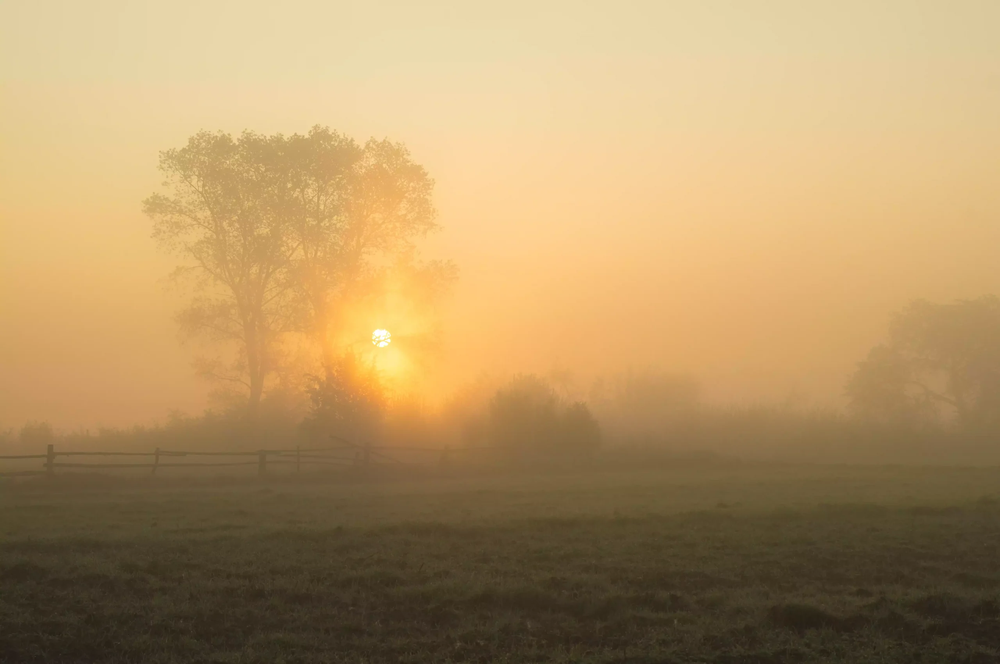
#> input picture ImageAQI/image.png, 1000 x 664 px, shrunk from 2560 x 1701 before the run
$ python haze_features.py
#> lines starting #> are read from the running program, lines starting #| are printed output that depends on the picture; long printed decimals are rounded
import cv2
import numpy as np
from scipy.ndimage import median_filter


class HazeFeatureExtractor:
    def __init__(self):
        self.dark_channel_window = 15
        self.transmission_window = 15
        self.omega = 0.95  # Transmission estimate parameter

    def get_dark_channel(self, img):
        """Extract dark channel from image."""
        b, g, r = cv2.split(img)
        dc = cv2.min(cv2.min(r, g), b)
        kernel = cv2.getStructuringElement(
            cv2.MORPH_RECT, (self.dark_channel_window, self.dark_channel_window)
        )
        dark_channel = cv2.erode(dc, kernel)
        return dark_channel

    def estimate_atmospheric_light(self, img, dark_channel):
        """Estimate atmospheric light in hazy image."""
        h, w = dark_channel.shape
        flat_img = img.reshape(h * w, 3)
        flat_dark = dark_channel.ravel()

        # Pick top 0.1% brightest pixels in the dark channel
        searchidx = (-flat_dark).argsort()[: int(h * w * 0.001)]
        atmospheric_light = np.max(flat_img.take(searchidx, axis=0), axis=0)

        return atmospheric_light

    def estimate_transmission(self, img, atmospheric_light):
        """Estimate transmission map."""
        normalized = img / atmospheric_light
        transmission = 1 - self.omega * self.get_dark_channel(normalized)
        return median_filter(transmission, self.transmission_window)

    def extract_features(self, img):
        """Extract haze-relevant features from image."""
        # Convert to float and normalize
        img_norm = img.astype(np.float32) / 255.0

        # Get dark channel
        dark_channel = self.get_dark_channel(img_norm)

        # Estimate atmospheric light
        atmospheric_light = self.estimate_atmospheric_light(img_norm, dark_channel)
        atmospheric_light_mean = float(np.mean(atmospheric_light))

        # Estimate transmission map
        transmission = self.estimate_transmission(img_norm, atmospheric_light)

        # Calculate average contrast
        contrast = float(np.std(cv2.cvtColor(img, cv2.COLOR_BGR2GRAY)))

        # Calculate average saturation
        hsv = cv2.cvtColor(img, cv2.COLOR_BGR2HSV)
        saturation = float(np.mean(hsv[:, :, 1]))

        # Calculate haze density estimation
        haze_density = float(1 - np.mean(transmission))

        return {
            "dark_channel_mean": float(np.mean(dark_channel)),
            "transmission_mean": float(np.mean(transmission)),
            "atmospheric_light": atmospheric_light_mean,
            "contrast": contrast,
            "saturation": saturation,
            "haze_density": haze_density,
        }


def main():
    # Test the feature extractor
    import os

    # Use absolute path
    current_dir = os.path.dirname(os.path.abspath(__file__))
    img_path = os.path.join(current_dir, "image.png")

    if not os.path.exists(img_path):
        print(f"Error: Image not found at {img_path}")
        return

    img = cv2.imread(img_path)
#> img is the input picture: shape (664, 1000, 3); mean B, G, R 101.1, 146.9, 176.5
    if img is None:
        print(f"Error: Could not load image at {img_path}")
        return

    extractor = HazeFeatureExtractor()
    features = extractor.extract_features(img)
#> in get_dark_channel, `b, g, r = cv2.split(img)`:
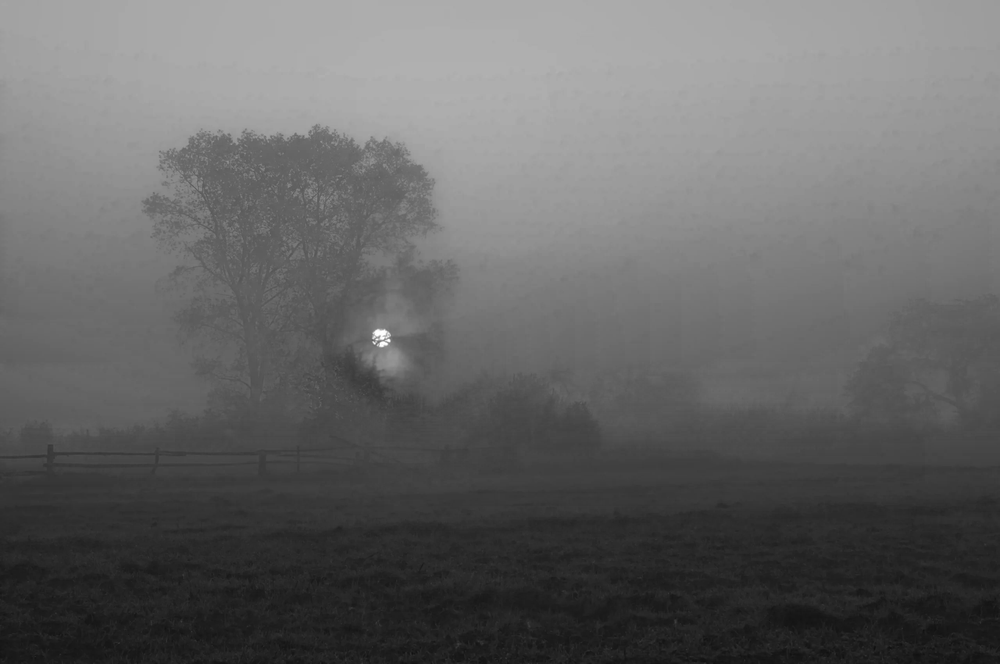
#> b: shape (664, 1000) float32; min 0.0588, max 1, mean 0.396
#> in get_dark_channel, `b, g, r = cv2.split(img)`:
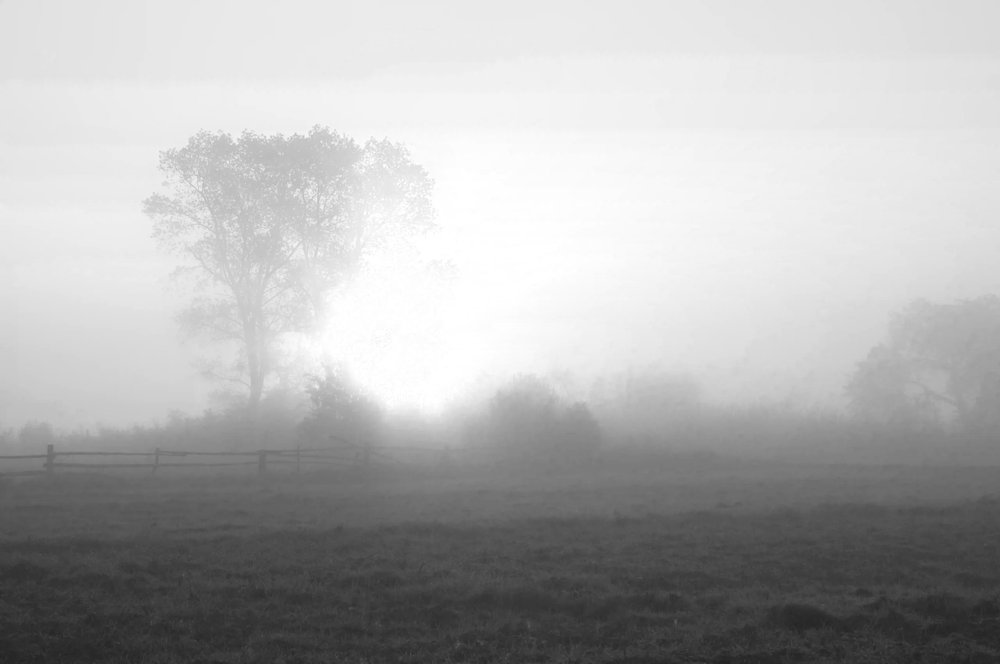
#> r: shape (664, 1000) float32; min 0.129, max 1, mean 0.692
#> in estimate_atmospheric_light, `searchidx = (-flat_dark).argsort()[: int(h * w * 0.001)]`: searchidx = 664 values, max 70431 at index 28, min 36432 at index 30, mean 54917.7
#> in estimate_atmospheric_light, `atmospheric_light = np.max(flat_img.take(searchidx, axis=0), axis=0)`: atmospheric_light = [0.69, 0.867, 0.945]
#> in extract_features, `atmospheric_light_mean = float(np.mean(atmospheric_light))`: atmospheric_light_mean = 0.834
#> in estimate_transmission, `normalized = img / atmospheric_light`:
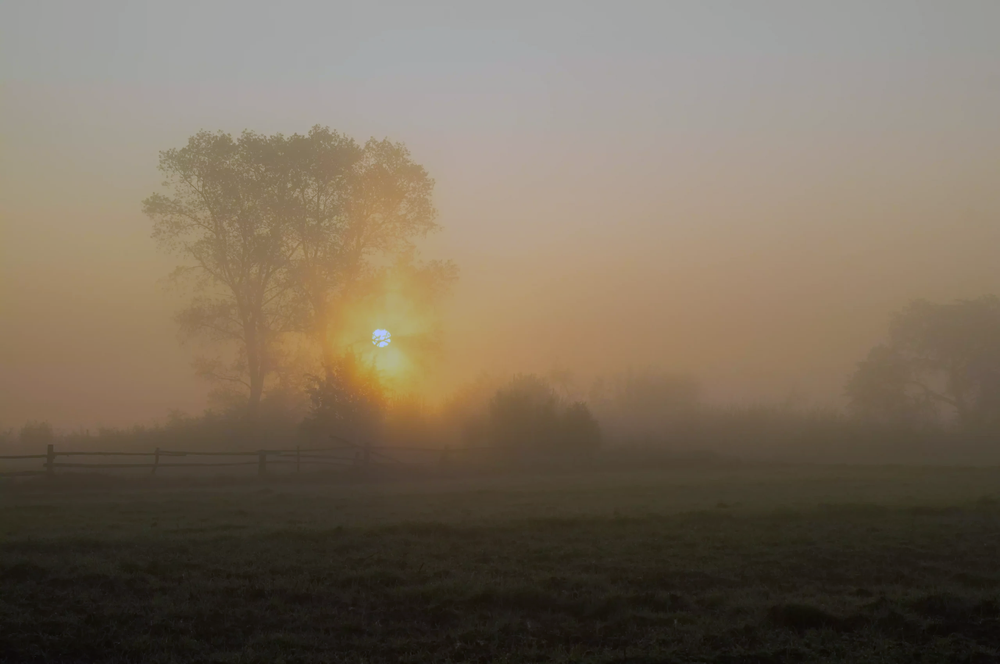
#> normalized: shape (664, 1000, 3) float32; mean B, G, R 0.574, 0.665, 0.732; drawn with min black and max white
#> in get_dark_channel (call 2), `b, g, r = cv2.split(img)`:
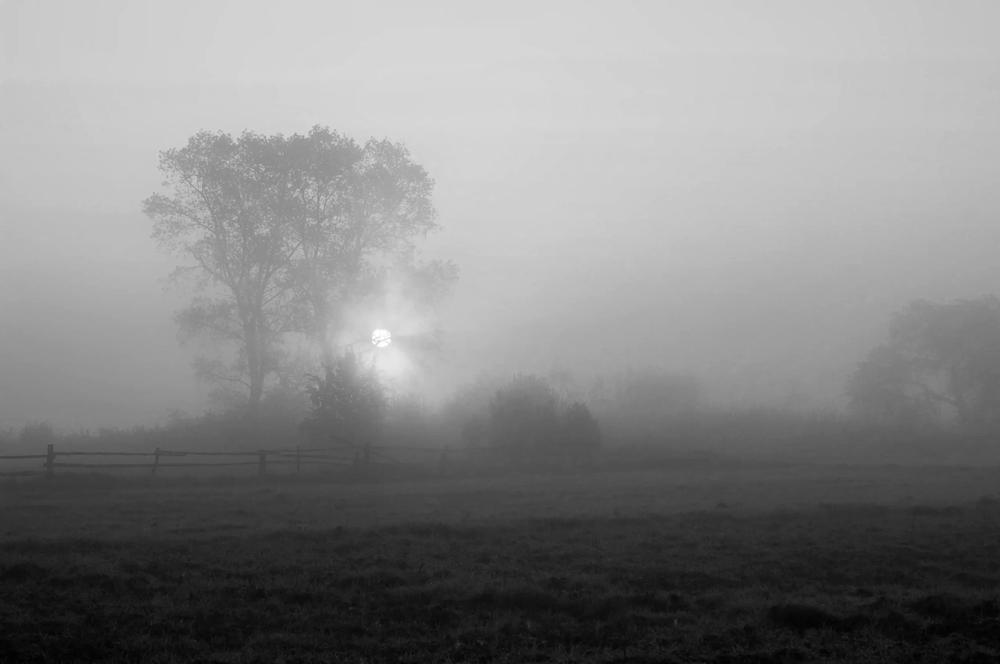
#> g: shape (664, 1000) float32; min 0.127, max 1.15, mean 0.665; drawn with min black and max white
#> in get_dark_channel (call 2), `b, g, r = cv2.split(img)`:
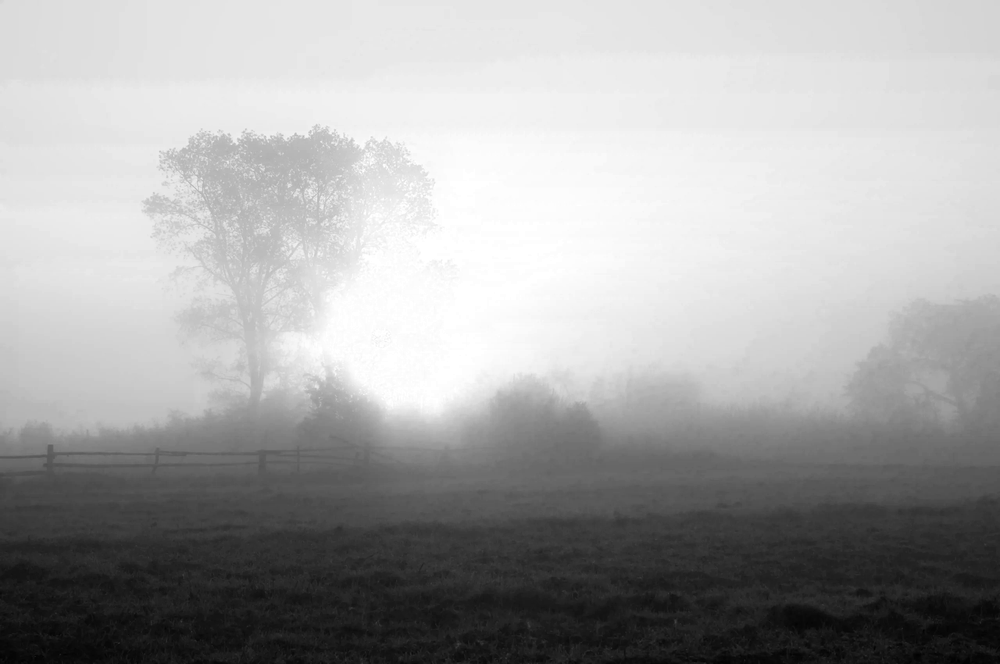
#> r: shape (664, 1000) float32; min 0.137, max 1.06, mean 0.732; drawn with min black and max white
#> in get_dark_channel (call 2), `dc = cv2.min(cv2.min(r, g), b)`:
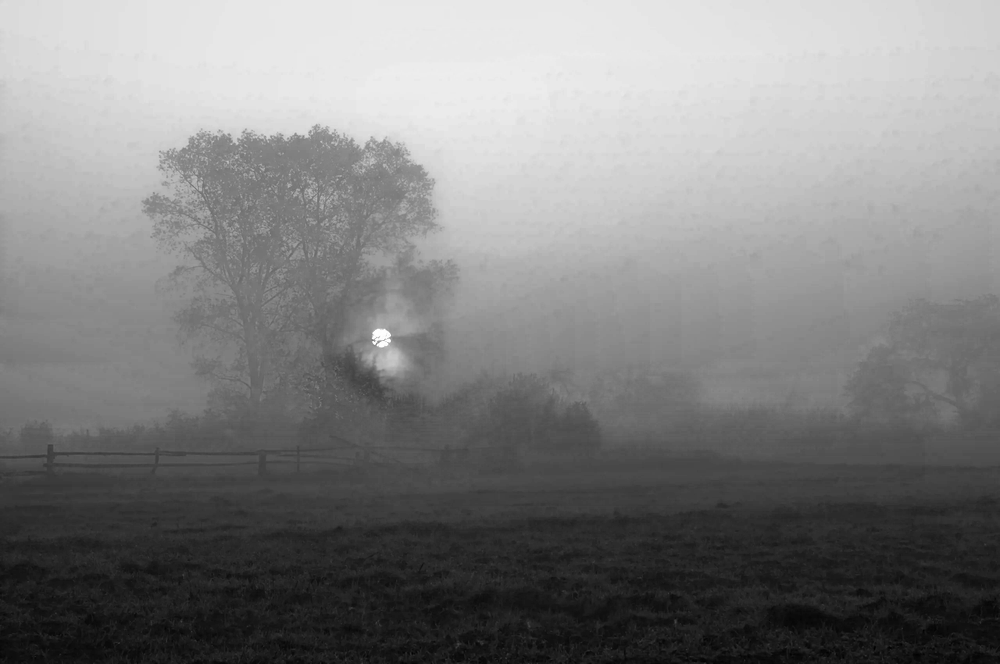
#> dc: shape (664, 1000) float32; min 0.0852, max 1.06, mean 0.574; drawn with min black and max white
#> in estimate_transmission, `transmission = 1 - self.omega * self.get_dark_channel(normalized)`:
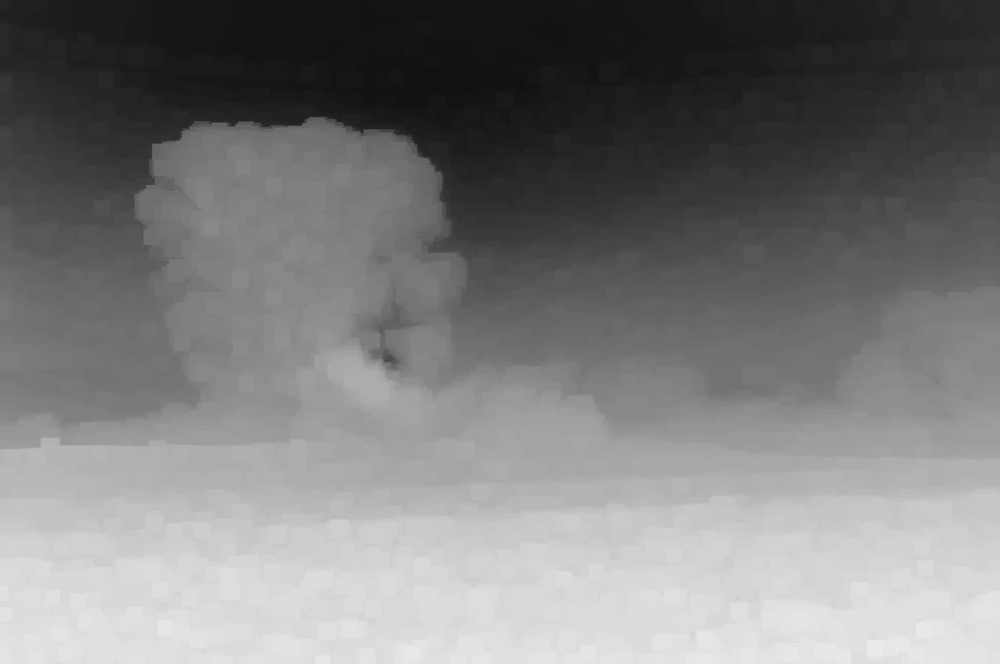
#> transmission: shape (664, 1000) float32; min 0.0629, max 0.919, mean 0.485
#> in extract_features, `contrast = float(np.std(cv2.cvtColor(img, cv2.COLOR_BGR2GRAY)))`: contrast = 62.8
#> in extract_features, `hsv = cv2.cvtColor(img, cv2.COLOR_BGR2HSV)`: hsv: shape (664, 1000, 3); mean H, S, V 18.6, 110.3, 176.5
#> in extract_features, `saturation = float(np.mean(hsv[:, :, 1]))`: saturation = 110.3
#> in extract_features, `haze_density = float(1 - np.mean(transmission))`: haze_density = 0.515
#> features = {'dark_channel_mean': 0.375, 'transmission_mean': 0.485, 'atmospheric_light': 0.834, 'contrast': 62.8, 'saturation': 110.3, 'haze_density': 0.515}

    print("Extracted Features:")
    for key, value in features.items():
        print(f"{key}: {value}")
#> this loop made 6 passes
#> (key, value) on passes 1 to 6: ('dark_channel_mean', 0.375), ('transmission_mean', 0.485), ('atmospheric_light', 0.834), ('contrast', 62.8), ('saturation', 110.3), ('haze_density', 0.515)
#| dark_channel_mean: 0.3748
#| transmission_mean: 0.4847
#| atmospheric_light: 0.834
#| contrast: 62.804
#| saturation: 110.318
#| haze_density: 0.5153


if __name__ == "__main__":
    main()
